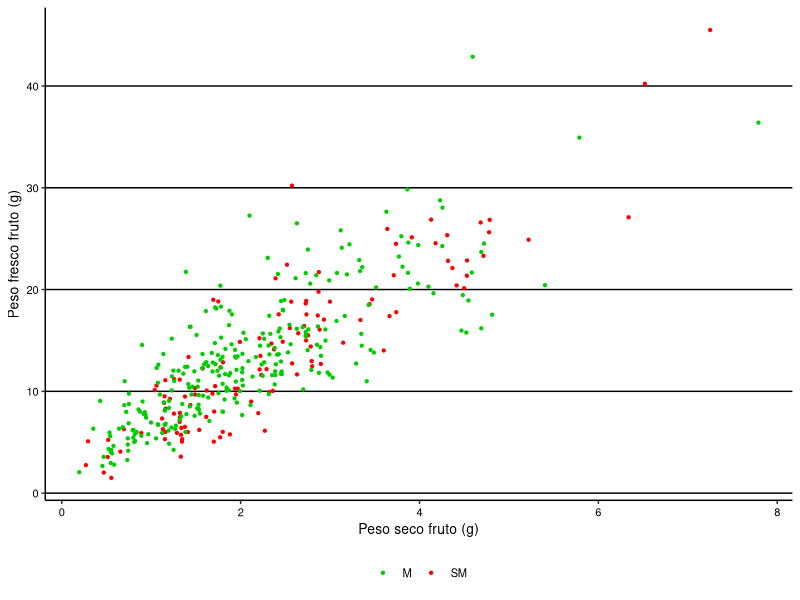

Generate this figure with R:
## ---- chunk 1
knitr::opts_chunk$set(warning = FALSE, message = FALSE, echo = FALSE)


# Cargar de base de datos

library(readxl)
datospeso <- read_excel("database.xlsx", sheet="fisico")

# Se asigna correctamente la clase de cada variable

datospeso$year<-factor(datospeso$year,levels=c("2019","2021","2022"))
datospeso$site<-factor(datospeso$site,levels=c("concordia", "palmar","gualeguaychu"))
datospeso$mad<-factor(datospeso$mad,levels=c("I", "MM","M","SM"))
datospeso$phenotype<-as.factor(datospeso$phenotype)
datospeso$n <-as.factor(datospeso$n)
datospeso$pff <- as.numeric(datospeso$pff)
datospeso$pss <- as.numeric(datospeso$pss)

## ---- chunk 2
knitr::opts_chunk$set(warning = FALSE, message = FALSE, echo = FALSE)

# Se quitan filas sin datos de peso seco (en este caso no hay)
library(dplyr)
datospeso_sna2 <- datospeso %>% filter(!is.na(psf))
datospeso_sna3 <- datospeso_sna2 %>% filter(datospeso$mad == "SM")
datospeso_sna4 <- datospeso_sna2 %>% filter(datospeso$mad == "M")
datospeso_sna <- full_join(datospeso_sna3, datospeso_sna4)


## ---- chunk 3
knitr::opts_chunk$set(warning = FALSE, message = FALSE, echo = FALSE)

library(dplyr)

tps <- datospeso_sna %>%
  dplyr::summarise(n=n(),
            mean=mean(psf),
            sd=sd(psf))

library(ggplot2)

gg_pesoseco_3a <- ggplot(data=datospeso_sna, aes(x=psf, y=pff, color=mad))+
  geom_point(size=0.8)+
  # facet_grid(.~year)+
  labs(x="Peso seco fruto (g)", y="Peso fresco fruto (g)")+
  theme_classic()+
  theme(plot.title = element_text(hjust = 0.5, size = rel(1.5))) +
  scale_color_manual(values = c("green3","red")) +
  # scale_color_manual(values = c("coral1","burlywood2","palegreen4")) +
  theme(legend.title=element_blank())+
  theme(legend.position='bottom')+
  theme(panel.grid.major.y = element_line(color='black'))+
  theme(panel.grid.major.x = element_blank())+
  theme(text = element_text(size=10, color='black'))+
  theme(axis.text = element_text(color='black'))
gg_pesoseco_3a

## ---- chunk 4
knitr::opts_chunk$set(warning = FALSE, message = FALSE, echo = FALSE)

modelo_ps <- lm(psf ~ pff, data=datospeso_sna)

## ---- chunk 5
knitr::opts_chunk$set(warning = FALSE, message = FALSE, echo = FALSE)

summary(modelo_ps)

## ---- chunk 6
knitr::opts_chunk$set(warning = FALSE, message = FALSE, echo = FALSE)

## Predicciones del modelo

# Crear un nuevo data frame con los valores para pff
nuevos_datos <- data.frame(
  pff = datospeso$pff  # Valores de pff
)

nuevos_datos<- data.frame(pff = 50)

# Hacer predicciones
predicciones1 <- predict(modelo_ps, newdata = nuevos_datos)

# Ver las predicciones
print(predicciones1)

## ---- chunk 7
knitr::opts_chunk$set(warning = FALSE, message = FALSE, echo = FALSE)

# Cargar el paquete pwr
library(pwr)

# Especificar los parámetros
alfa <- 0.05  # Nivel de significancia (alfa) Error tipo I
beta <- 0.8  # Potencia estadística deseada (beta) Error tipo II
tamaño <- 1  # Tamaño del efecto esperado (debe especificarse si ya se sabe)
# 
# # Cálculo de magnitud del efecto
media_1 <-35.1 #Estimado en fruto fresco
media_2 <-32.3  #Estimado en fruto secado
w1 <- 1 # Modifica el peso del DE al grupo 1
w2 <- 1 # Modifica el peso del DE al grupo 2
desviacion_estandar1 <- 2.5
desviacion_estandar2 <- 0.1
desviacion_estandar_ponderada = sqrt((w1^2 * desviacion_estandar1^2 + w2^2 * desviacion_estandar2^2) / (w1^2 + w2^2))

efecto <- (media_1-media_2)/desviacion_estandar_ponderada

# Calcular el número mínimo de repeticiones
resultado <- pwr.t.test(
   d=efecto,
   n=NULL,
   sig.level=0.05,
   type="one.sample",
   alternative="two.sided",
   power = beta
  )

# Imprimir el resultado o mensaje de error
print(resultado)
